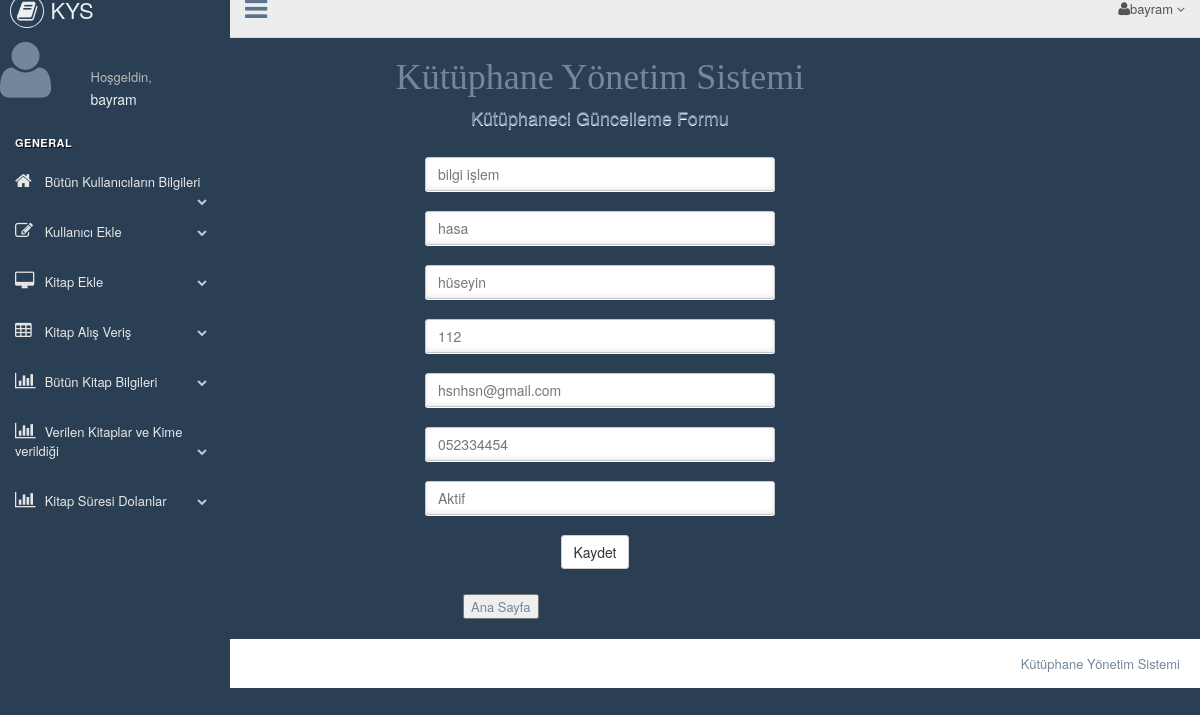
/update_users.php?id=3 (signed in), run on the app's committed database.
### tables this page shows
CREATE TABLE `tbl_admin_kayit` (
  `id` int(11) NOT NULL,
  `ad` varchar(50) NOT NULL,
  `soyad` varchar(50) NOT NULL,
  `username` varchar(50) NOT NULL,
  `password` varchar(50) NOT NULL,
  `email` varchar(50) NOT NULL,
  `tel` varchar(11) NOT NULL
);

CREATE TABLE `personel_kayit` (
  `id` int(11) NOT NULL,
  `ilgili_birim` varchar(50) NOT NULL,
  `adi` varchar(50) NOT NULL,
  `soyadi` varchar(50) NOT NULL,
  `dahili_tel` varchar(50) NOT NULL,
  `email` varchar(50) NOT NULL,
  `telefonu` varchar(11) NOT NULL,
  `durum` varchar(5) NOT NULL
);

### update_users.php (the view, shortened to what this page needs)
<?php
include "header.php";
include "connection.php";
$sql="select *from personel_kayit where id=" . $_GET['id'];
$res=mysqli_query($link,$sql);
while  ($row=mysqli_fetch_array($res)){
    $deger=$row;
    break;
}
?>
<!DOCTYPE html>
<html lang="en">
<head>
    <link href="css/bootstrap.min.css" rel="stylesheet">
    <link href="css/animate.min.css" rel="stylesheet">
    <link href="css/custom.min.css" rel="stylesheet">
</head>
<br>
<div class="col-lg-12 text-center ">
    <h1 style="font-family:Lucida Console">Kütüphane Yönetim Sistemi</h1>
</div>
<body class="login" style="margin-top: -20px;">
    <div class="login_wrapper">
        <section class="login_content" style="margin-top: -40px;">
            <form name="form1" action="" method="post">
                <h2>Kütüphaneci Güncelleme Formu</h2><br>
                <div>
                    <input type="text" class="form-control" value="<?php echo $deger['ilgili_birim']; ?>" placeholder="İlgili Birim" name="ilgili_birim" required="">
                </div>
                <div>
                    <input type="text" class="form-control" value="<?php echo $deger['adi']; ?>" placeholder="Adı" name="adi" required="">
                </div>
                <div>
                    <input type="text" class="form-control" value="<?php echo $deger['soyadi']; ?>" placeholder="Soyadı" name="soyadi" required="">
                </div>
                <div>
                    <input type="text" class="form-control" value="<?php echo $deger['dahili_tel']; ?>" placeholder="Dahili Telefon" name="dahili_tel" required="">
                </div>
                <div>
                    <input type="text" class="form-control" value="<?php echo $deger['email']; ?>" placeholder="email" name="email" required="">
                </div>
                <div>
                    <input type="text" class="form-control" value="<?php echo $deger['telefonu']; ?>" placeholder="telefon" name="telefonu" required="">
                </div>
                <div>
                <input type="text" class="form-control" value="<?php echo $deger['durum']; ?>" placeholder="Durum" name="durum" required="">
                </div>
                <div class="col-lg-12  col-lg-push-3">
                    <input class="btn btn-default submit " type="submit" name="submit1" value="Kaydet">
                </div>
            </form>
            <form action="display_user_info.php" method="post">
                <input type="submit" value="Ana Sayfa"/>
            </form>
        </section>
    </div>
</body>
</html>
<?php
include "footer.php";
?>

### header.php (shortened to what this page needs)
        <?php
include 'connection.php';
$idim=$_SESSION['user_id'];
$sql="select * from tbl_admin_kayit where id=".$idim;
$res=mysqli_query($link,$sql);
while ($row=mysqli_fetch_array($res)) {
    break;
}
?>
<!DOCTYPE html>
<html lang="en">
<head>
    <link href="css/bootstrap.min.css" rel="stylesheet">
    <link href="css/font-awesome.min.css" rel="stylesheet">
    <link href="css/nprogress.css" rel="stylesheet">
    <link href="css/custom.min.css" rel="stylesheet">
</head>
<body class="nav-md">
<div class="container body">
    <div class="main_container">
        <div class="col-md-3 left_col">
            <div class="left_col scroll-view">
                <div class="navbar nav_title" style="border: 0;">
                    <a href="#" class="site_title"><i class="fa fa-book"></i> <span>KYS</span></a>
                </div>
                <div class="profile clearfix">
                    <div class="profile_pic">
                         <i class="fa fa-user fa-5x" aria-hidden="true"></i>
                    </div>
                    <div class="profile_info">
                        <span>Hoşgeldin,</span>
                        <h2><?php echo $row['ad']; ?></h2>
                    </div>
                    <div class="clearfix"></div>
                </div>
                <br/>
                <div id="sidebar-menu" class="main_menu_side hidden-print main_menu">
                    <div class="menu_section">
                        <h3>General</h3>
                        <ul class="nav side-menu">
                            <li><a href="display_user_info.php"><i class="fa fa-home"></i> Bütün Kullanıcıların Bilgileri <span class="fa fa-chevron-down"></span></a>
                            </li>
                            <li><a href="add_users.php" ><i class="fa fa-edit"></i> Kullanıcı Ekle <span class="fa fa-chevron-down"></span></a>
                            </li>
                            <li><a href="add_books.php"><i class="fa fa-desktop"></i> Kitap Ekle <span
                                        class="fa fa-chevron-down"></span></a>
                            </li>
                            <li><a href="kitap_alis_veris.php"><i class="fa fa-table"></i> Kitap Alış Veriş <span class="fa fa-chevron-down"></span></a>
                            </li>
                            <li><a href="display_books_info.php"><i class="fa fa-bar-chart-o"></i> Bütün Kitap Bilgileri <span
                                        class="fa fa-chevron-down"></span></a>
                            </li>
                            <li><a href="verilen_kitaplar.php"><i class="fa fa-bar-chart-o"></i> Verilen Kitaplar ve Kime verildiği <span
                                        class="fa fa-chevron-down"></span></a>
                            </li>
                            <li><a href="suresi_dolanlar.php"><i class="fa fa-bar-chart-o"></i> Kitap Süresi Dolanlar <span
                                        class="fa fa-chevron-down"></span></a>
                            </li>
                        </ul>
                    </div>
                </div>
            </div>
        </div>
        <div class="top_nav">
            <div class="nav_menu">
                <nav>
                    <div class="nav toggle">
                        <a id="menu_toggle"><i class="fa fa-bars"></i></a>
                    </div>
                    <ul class="nav navbar-nav navbar-right">
                        <li class="">
                            <a href="javascript:;" class="user-profile dropdown-toggle" data-toggle="dropdown"
                               aria-expanded="false">
                                <i class="fa fa-user fa-3x" aria-hidden="true"><br></i><?php echo $row['username'];?>
                                <span class=" fa fa-angle-down"></span>
                            </a>
                        </li>
                        <li role="presentation" class="dropdown">
                            <a href="javascript:;" class="dropdown-toggle info-number" data-toggle="dropdown"
                               aria-expanded="false">
                            </a>
                        </li>
                    </ul>
                </nav>
            </div>
        </div>

### data on the page
tbl_admin_kayit: ad "bayram", username "bayram"
personel_kayit: ilgili_birim "bilgi işlem", adi "hasa", soyadi "hüseyin", dahili_tel "112", email "hsnhsn@gmail.com", telefonu "052334454", durum "Aktif"
